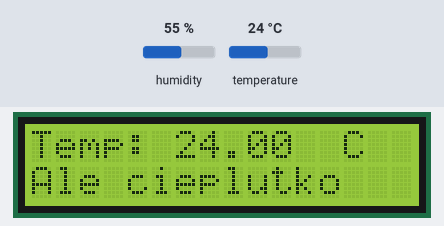
Simulated run of this sketch. Board: Arduino Uno, built with avr-gcc and run on an emulated ATmega328P. Parts: 16×2 character LCD. Inputs (shaded band) come from the test bench; at power-on: temperature 24 °C, humidity 55 %. What the sketch prints to the serial monitor is not drawn.

Above: at 1.2 s.
1.3 s: temperature set to 12 °C
At 2.7 s:
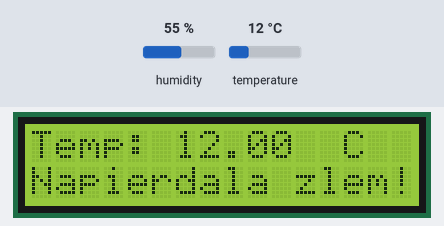
3.3 s: temperature set to 19 °C
At 4.1 s:
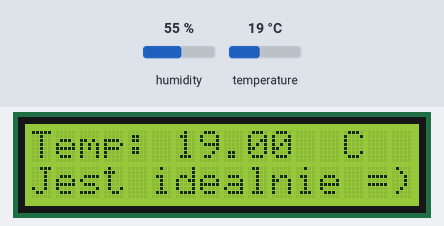
4.9 s: temperature set to 28 °C
At 5.4 s:
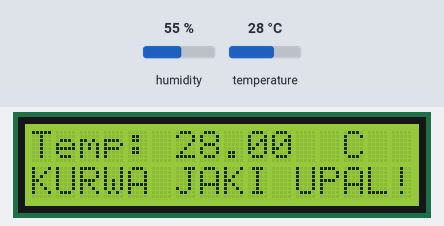
6.6 s: temperature set to 11 °C
At 8.0 s:
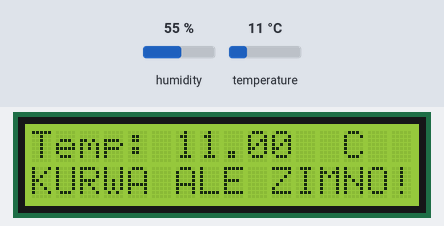
8.3 s: temperature set to 17 °C
At 9.3 s:
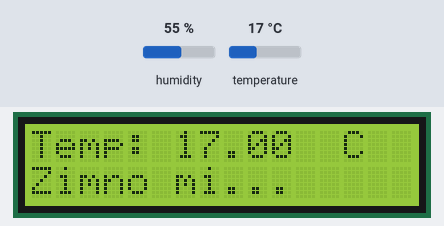
9.9 s: temperature set to 15 °C
At 10.7 s:
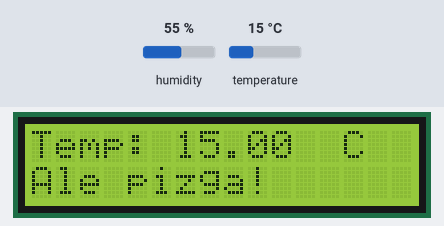
Timing chart, 0 to 12.6 s (numbered marks = the images above; inputs shaded):
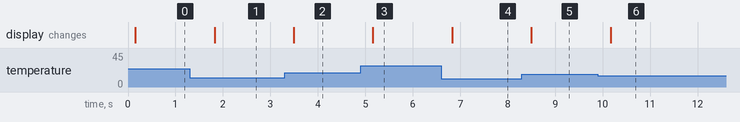

The sketch:

ywRobot_LCD_display.ino
```cpp
#include <LiquidCrystal_I2C.h>
#include <Wire.h>
#include <dht.h>

dht DHT;
#define DHT11_PIN 3


LiquidCrystal_I2C lcd(0x27,16,2);
String MSG_TEMP1 = "Temp: ";
String MSG_TEMP2 = " C    ";
char message0[17] = "                ";

void setup() {

  Serial.begin(9600);
  Serial.println("Starting LCD Temperature Detector...");

  lcd.init();
  lcd.backlight();
  lcd.home();

  lcd.setCursor(0, 0);
  print16(message0);
  lcd.setCursor(0, 1);
  print16(message0);

}

void loop() {
  int chk = DHT.read11(DHT11_PIN);
  double temperature = DHT.temperature;
  String temperatureStr = String(temperature);

  lcd.setCursor(0, 0);
  printString(MSG_TEMP1);
  printString(temperatureStr);
  printString(MSG_TEMP2);

  lcd.setCursor(0, 1);
  if(temperature<12){
    print16("KURWA ALE ZIMNO!");
  } else if(temperature<14){
    print16("Napierdala zlem!");
  } else if(temperature<16){
    print16("Ale pizga!      ");
  } else if(temperature<18){
     print16("Zimno mi...     ");
  } else if(temperature<19){
    print16("Troche chlodno  ");
  } else if(temperature<23){
    print16("Jest idealnie =)");
  } else if(temperature<26){
    print16("Ale cieplutko   ");
  } else if(temperature<28){
    print16("Ale grzeje!     ");
  } else {
    print16("KURWA JAKI UPAL!");
  }

  delay(500);
}

void printString(String str){
  int i;
  for(i=0;i<sizeof(str)-1;i++){
    lcd.print(str[i]);
  }
}

void print16(char string[]){
  int i;
  for(i=0;i<16;i++){
    lcd.print(string[i]);
  }
}
```

Measured:
- after the input at 1.3 s, the display: changes after 0.52 s (image 1)
- after the input at 3.3 s, the display: changes after 0.19 s (image 2)
- after the input at 4.9 s, the display: changes after 0.26 s (image 3)
- after the input at 6.6 s, the display: changes after 0.23 s (image 4)
- after the input at 8.3 s, the display: changes after 0.20 s (image 5)
- after the input at 9.9 s, the display: changes after 0.27 s (image 6)
